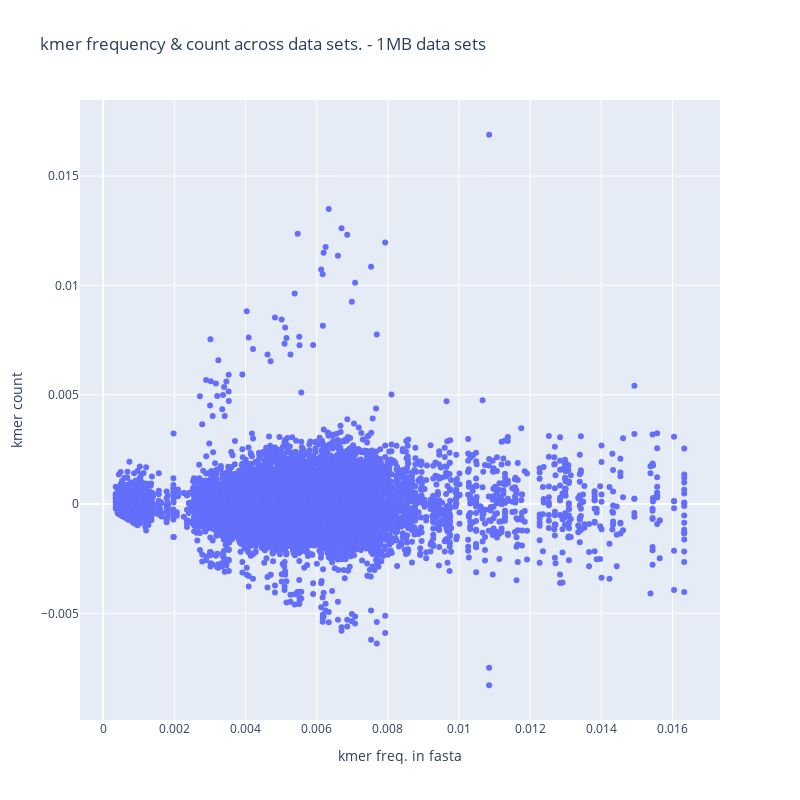

The code cell stored with this chart in its notebook:
### Code cell
freq_array= data_freq.reshape(1,np.prod(data_freq.shape))[0]
ref_array= data_ref.reshape(1,np.prod(data_ref.shape))[0]


fig= [go.Scatter(
    x= freq_array / 3,
    y= ref_array,
    mode= 'markers'
)]

line= go.Scatter(
    x= np.linspace(0,0.02,50),
    y= np.linspace(0,0.02,50),
    mode= 'lines',
    name= 'y=x'
)



layout= go.Layout(
    xaxis= dict(
        title= "kmer freq. in fasta"
    ),
    yaxis= dict(
        title= "kmer count"
    )
    
)

Figure= go.Figure(data= fig, layout= layout)
Figure['layout'].update(title= 'kmer frequency & count across data sets. - 1MB data sets',width= 800, height= 800)
iplot(Figure)

### Figure 1 — Plotly figure (JSON) as saved in the notebook; plotly's stock layout.template omitted (floating-point values rounded to 4 significant figures; data arrays with more than 128 entries replaced by an {"elided": "..."} marker saying what was removed)
{"data": [{"mode": "markers", "type": "scatter", "x": {"elided": "13440 float values"}, "y": {"elided": "13440 float values"}}], "layout": {"height": 800, "title": {"text": "kmer frequency & count across data sets. - 1MB data sets"}, "width": 800, "xaxis": {"title": {"text": "kmer freq. in fasta"}}, "yaxis": {"title": {"text": "kmer count"}}}}
